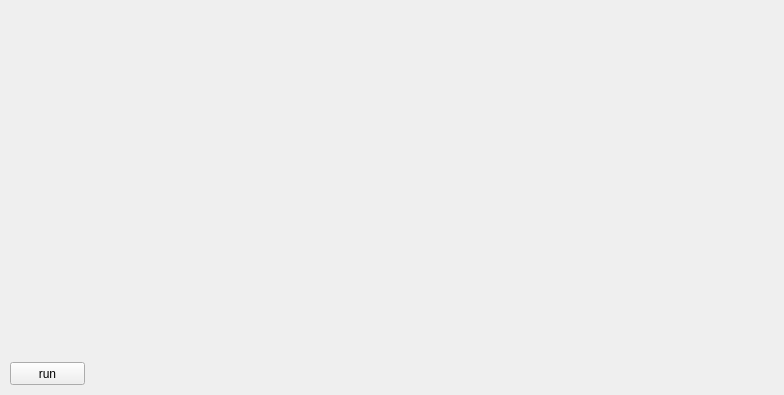
<?xml version="1.0" encoding="UTF-8"?>
<ui version="4.0">
 <class>Widget</class>
 <widget class="QWidget" name="Widget">
  <property name="geometry">
   <rect>
    <x>0</x>
    <y>0</y>
    <width>784</width>
    <height>395</height>
   </rect>
  </property>
  <property name="windowTitle">
   <string>Form</string>
  </property>
  <widget class="QCustomPlot" name="qcpwidget" native="true">
   <property name="geometry">
    <rect>
     <x>350</x>
     <y>10</y>
     <width>421</width>
     <height>381</height>
    </rect>
   </property>
   <property name="sizePolicy">
    <sizepolicy hsizetype="Preferred" vsizetype="MinimumExpanding">
     <horstretch>0</horstretch>
     <verstretch>0</verstretch>
    </sizepolicy>
   </property>
  </widget>
  <widget class="QPushButton" name="run">
   <property name="geometry">
    <rect>
     <x>10</x>
     <y>362</y>
     <width>75</width>
     <height>23</height>
    </rect>
   </property>
   <property name="text">
    <string>run</string>
   </property>
  </widget>
  <widget class="QLabel" name="drawinglabel">
   <property name="geometry">
    <rect>
     <x>30</x>
     <y>30</y>
     <width>306</width>
     <height>306</height>
    </rect>
   </property>
   <property name="text">
    <string/>
   </property>
  </widget>
 </widget>
 <customwidgets>
  <customwidget>
   <class>QCustomPlot</class>
   <extends>QWidget</extends>
   <header>qcustomplot.h</header>
   <container>1</container>
  </customwidget>
 </customwidgets>
 <resources/>
 <connections/>
</ui>
